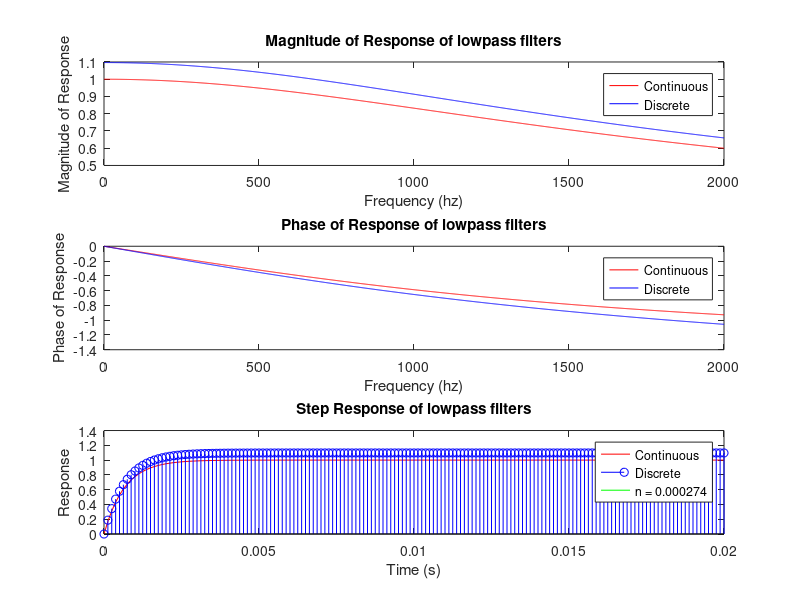

Write MATLAB code to recreate this figure. (Note: this script raises an error after producing the figure.)
clear all; clc;

alpha = 1500;
Ts = 1 / 8000;

beta = exp(-alpha * Ts);

csys = tf([alpha], [1 alpha]);
dsys = tf([alpha*Ts], [1 -beta], Ts);

csys_f = @(f) freqresp(csys, f);
dsys_f = @(f) freqresp(dsys, f);

f = linspace(0, 2000, 2000);

subplot(3, 1, 1);
hold off;
cr = csys_f(f);
plot(f, abs(cr(:)), 'r-');
hold on;
dr = dsys_f(f);
plot(f, abs(dr(:)), 'b-');
xlabel('Frequency (hz)');
ylabel('Magnitude of Response');
legend('Continuous', 'Discrete');
title('Magnitude of Response of lowpass filters');

subplot(3, 1, 2);
hold off;
cr = csys_f(f);
plot(f, angle(cr(:)), 'r-');
hold on;
dr = dsys_f(f);
plot(f, angle(dr(:)), 'b-');
xlabel('Frequency (hz)');
ylabel('Phase of Response');
legend('Continuous', 'Discrete');
title('Phase of Response of lowpass filters');

t = 0:Ts:1/50;
subplot(3, 1, 3);
hold off;
ct = step(csys, t);
plot(t, ct, 'r-');
hold on;
dt = step(dsys, t);
stem(t, dt, 'b-');
plot(t, max(dt) * 0.8, 'g-');
xlabel('Time (s)');
ylabel('Response');
legend('Continuous', 'Discrete', sprintf('n = %f', (log(0.8) / log(beta) + 1) * Ts));
title('Step Response of lowpass filters');

[num den] = tfdata(dsys);

num = num{1};
den = den{1};

message = 'X coeffs: ';
for i = 1 : length(num)
   message = [message sprintf('[n - %d] (%f, 0x%s), ', i - 1, num(i), dec2hexs(round(2^15 * num(i))))]; 
end

disp(message);

message = 'Y coeffs: ';
for i = 1 : length(den)
   message = [message sprintf('[n - %d] (%f, 0x%s), ', i - 1, den(i), dec2hexs(round(2^15 * den(i))))]; 
end

disp(message);